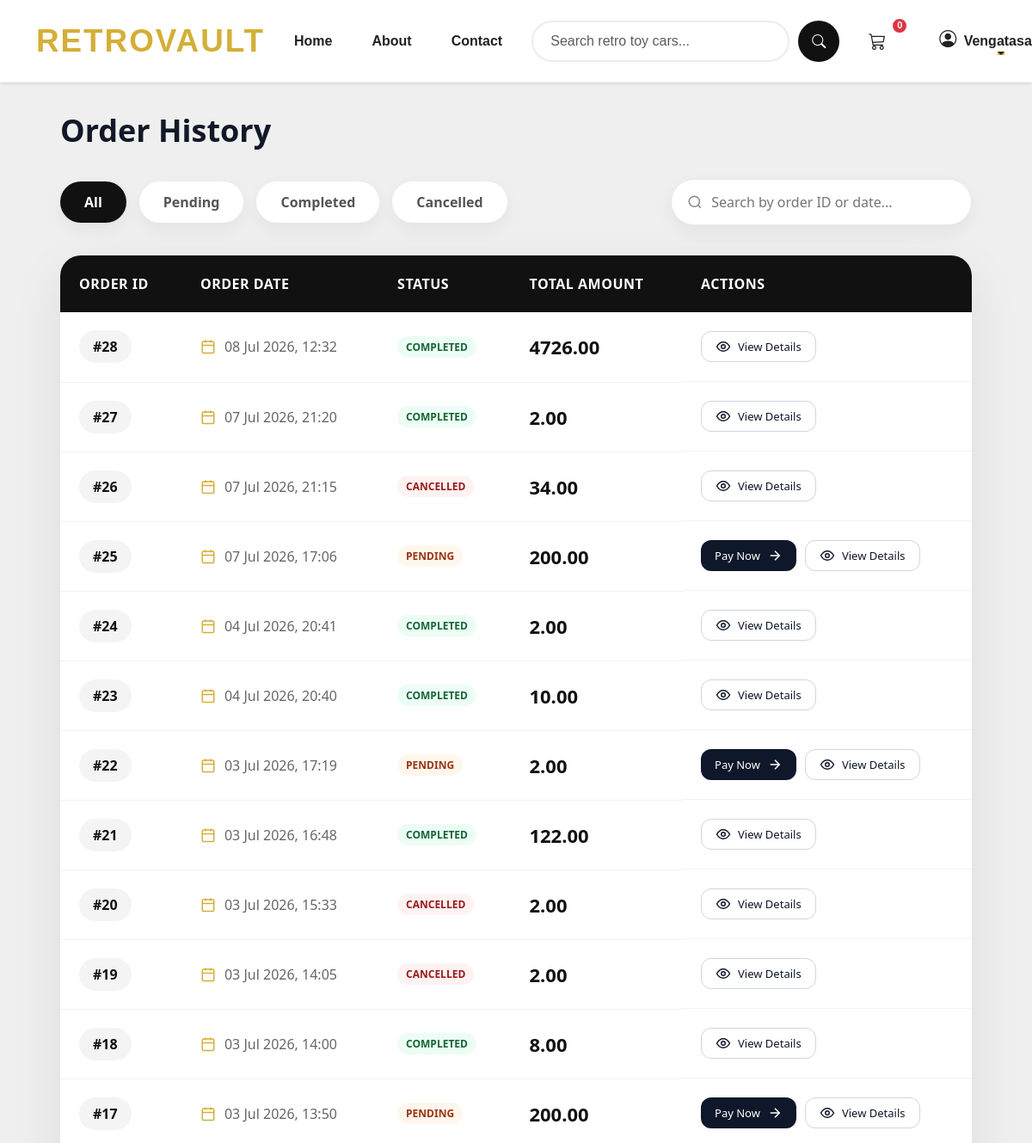
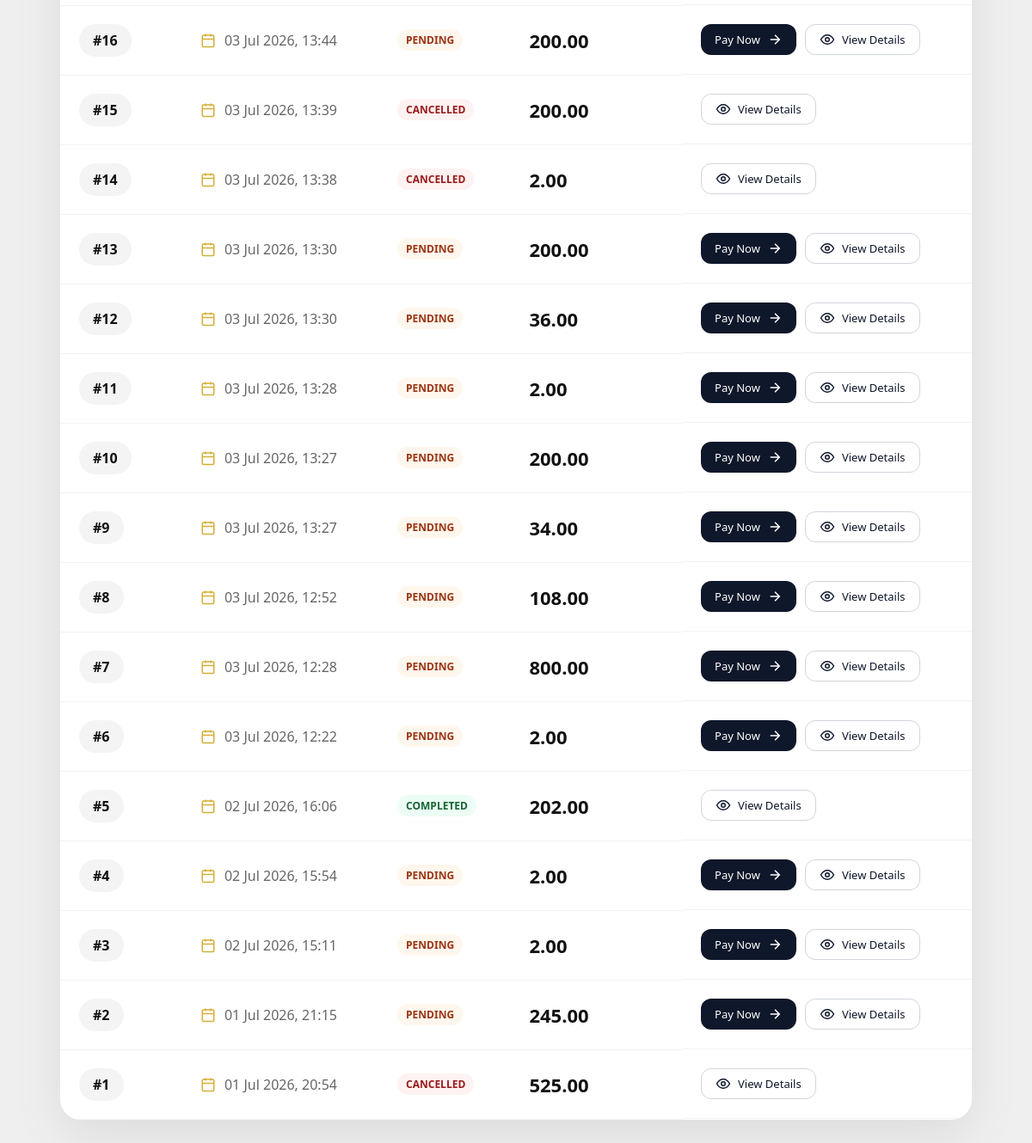
The page /orders/history/v2 (signed in) on the database its author committed (2 pictures, top to bottom).
### orders/models.py (models this page shows, shortened)
class Order(models.Model):
    user = models.ForeignKey(User, on_delete=models.CASCADE)
    order_date = models.DateTimeField(auto_now_add=True)
    total_amount = models.DecimalField(max_digits=10, decimal_places=2)
    status = models.CharField(max_length=20, choices=[('PENDING','Pending'),('COMPLETED','Completed')])
    razorpay_order_id = models.CharField(max_length=255)
    address = models.ForeignKey(Address, on_delete=models.CASCADE, null=True, blank=True, related_name="orders")

### orders/views.py (the view)
# urls.py: path('orders/history/v2', views.order_history_2, name='order_history_2'),
@login_required
def order_history_2(request):
    orders = Order.objects.filter(user=request.user).prefetch_related('order_details').order_by('-order_date')
    return render(request, 'orders/order_history_2.html', {'orders': orders})

### templates/orders/order_history_2.html (shortened to what this page needs)
{% extends 'base/base.html' %}
{% load static %}
{% block content %}
<div class="order-history">
    <div class="order-history__header">
        <h1 class="order-history__title">Order History</h1>
    </div>
    {% if orders %}
    <div class="order-history__filters">
        <div class="order-filter">
            <button class="filter-btn active">All</button>
            <button class="filter-btn">Pending</button>
            <button class="filter-btn">Completed</button>
            <button class="filter-btn">Cancelled</button>
        </div>
        <div class="order-search">
            <svg viewBox="0 0 24 24" fill="none" stroke="currentColor" stroke-width="2">
                <circle cx="11" cy="11" r="8"/>
                <path d="M21 21l-4.35-4.35"/>
            </svg>
            <input type="text" placeholder="Search by order ID or date..." id="searchInput">
        </div>
    </div>
    <div class="order-history__table-wrapper">
        <table class="order-history__table">
            <thead>
                <tr>
                    <th>Order ID</th>
                    <th>Order Date</th>
                    <th>Status</th>
                    <th>Total Amount</th>
                    <th>Actions</th>
                </tr>
            </thead>
            <tbody>
                {% for order in orders %}
                <tr>
                    <td><span class="order-id">#{{ order.id }}</span></td>
                    <td>
                        <div class="order-date">
                            <svg viewBox="0 0 24 24" fill="none" stroke="currentColor" stroke-width="2">
                                <rect x="3" y="4" width="18" height="18" rx="2" ry="2"/>
                                <line x1="16" y1="2" x2="16" y2="6"/>
                                <line x1="8" y1="2" x2="8" y2="6"/>
                                <line x1="3" y1="10" x2="21" y2="10"/>
                            </svg>
                            {{ order.order_date|date:"d M Y, H:i" }}
                        </div>
                    </td>
                    <td>
                        <span class="order-status order-status--{{ order.status|lower }}">
                            {{ order.status }}
                        </span>
                    </td>
                    <td><span class="order-amount">{{ order.total_amount }}</span></td>
                    <td class="order-history__actions">
                        {% if order.status == 'PENDING' %}
                        <a href="{% url 'payment:create_razorpay_order' order.id %}" class="order-btn order-btn--primary">
                            <span>Pay Now</span>
                            <svg viewBox="0 0 24 24" fill="none" stroke="currentColor" stroke-width="2">
                                <path d="M5 12h14M12 5l7 7-7 7"/>
                            </svg>
                        </a>
                        {% endif %}
                        <a href="{% url 'order_detail' order.id %}" class="order-btn order-btn--secondary">
                            <svg viewBox="0 0 24 24" fill="none" stroke="currentColor" stroke-width="2">
                                <circle cx="12" cy="12" r="3"/>
                                <path d="M22 12c-2.667 4.667-6 7-10 7s-7.333-2.333-10-7c2.667-4.667 6-7 10-7s7.333 2.333 10 7z"/>
                            </svg>
                            <span>View Details</span>
                        </a>
                    </td>
                </tr>
                {% endfor %}
            </tbody>
        </table>
    </div>
    {% endif %}
</div>
{% endblock %}

### templates/base/base.html (shortened to what this page needs)
<!doctype html>
{% load static %}
<html lang="en">
<head>
    <link href="https://cdn.jsdelivr.net/npm/bootstrap@5.3.8/dist/css/bootstrap.min.css" rel="stylesheet"
>
    <link rel="stylesheet" href="https://cdn.jsdelivr.net/npm/bootstrap-icons@1.13.1/font/bootstrap-icons.min.css">
    <link rel="stylesheet" href="{% static 'css/styles.css' %}">
</head>
<body>
    {% block header %}
    {% include 'base/includes/header.html' %}
    {% endblock  %}
    <main id="page-content">
        {% block content %}{% endblock %}
    </main>
</body>
</html>

### templates/base/includes/header.html (shortened to what this page needs)
{% load static %}
<header>
<nav id="main-navbar" class="navbar navbar-expand-lg bg-white fixed-top shadow-sm">
    <div class="container">
        <a class="navbar-brand" href="{% url 'home_page' %}">
            RETROVAULT
        </a>
        <div class="collapse navbar-collapse"
             id="navbarContent">
            <ul class="navbar-nav mx-auto">
                <li class="nav-item">
                    <a class="nav-link {% if request.resolver_match.url_name == 'home_page' %}active{% endif %}"
                       href="{% url 'home_page' %}">
                        Home
                    </a>
                </li>
                <li class="nav-item">
                    <a class="nav-link {% if request.resolver_match.url_name == 'about_page' %}active{% endif %}"
                       href="{% url 'about_page' %}">
                        About
                    </a>
                </li>
                <li class="nav-item">
                    <a class="nav-link {% if request.resolver_match.url_name == 'contact_page' %}active{% endif %}"
                       href="{% url 'contact_page' %}">
                        Contact
                    </a>
                </li>
            </ul>
            <form class="d-flex search-form mx-lg-3"
                  action="{% url 'search_products' %}"
                  method="get">
                <input class="form-control"
                       type="search"
                       name="query_text"
                       placeholder="Search retro toy cars...">
                <button class="btn btn-search"
                        type="submit">
                    <i class="bi bi-search"></i>
                </button>
            </form>
            <ul class="navbar-nav align-items-center">
                {% if not user.is_staff %}
                <li class="nav-item me-3">
                    <a class="nav-link position-relative"
                       href="{% url 'view_cart' %}">
                        <i class="bi bi-cart3"></i>
                        {% if user.is_authenticated %}
                        <span class="cart-badge"
                              id="cart-count"
                              data-count-url="{% url 'cart_count' %}">
                            0
                        </span>
                        {% endif %}
                    </a>
                </li>
                {% endif %}
                <li class="nav-item dropdown">
                    <a class="nav-link dropdown-toggle"
                       href="#"
                       id="userDropdown"
                       role="button"
                       data-bs-toggle="dropdown"
                       aria-expanded="false">
                        <i class="bi bi-person-circle me-1"></i>
                        {% if user.is_authenticated %}
                            {{ user.username|title }}
                        {% else %}
                            Account
                        {% endif %}
                    </a>
                </li>
            </ul>
        </div>
    </div>
</nav>
</header>

### static/css/styles.css (style rules this page uses)
* { margin: 0; padding: 0; box-sizing: border-box; }
body { padding: 89px 0 0 0; font-family: 'Inter', sans-serif; background-color: #efefef; }
.order-history__title { font-size: 36px; font-weight: 700; color: #111827; margin-bottom: 28px; }
.order-btn { padding: 8px 16px; border-radius: 12px; font-size: 13px; font-weight: 500; text-decoration: none; transition: all 0.2s ease; }
.order-btn--primary { background-color: #0f172a; color: #ffffff; }
.order-btn--secondary { border: 1px solid #d1d5db; color: #0f172a; }
.order-status { padding: 4px 10px; border-radius: 999px; font-size: 12px; font-weight: 600; }
.order-status--pending { background-color: #fff7ed; color: #9a3412; }
.order-status--completed { background-color: #ecfdf5; color: #166534; }
.order-status--cancelled { background-color: #fef2f2; color: #991b1b; }

### templates/orders/order_history_2.html (style rules this page uses)
body { background:#f5f6f8; font-family:"Poppins",sans-serif; }
.order-history { max-width:1400px; margin:50px auto; padding:35px; }
.order-history__header { margin-bottom:35px; }
.order-history__title { font-size:48px; font-weight:700; color:#111; }
.order-history__filters { display:flex; justify-content:space-between; align-items:center; margin-bottom:35px; gap:20px; flex-wrap:wrap; }
.order-filter { display:flex; gap:15px; flex-wrap:wrap; }
.filter-btn { padding:12px 28px; border:none; border-radius:50px; background:#fff; color:#555; font-weight:600; cursor:pointer; transition:.3s; box-shadow:0 8px 20px rgba(0,0,0,.05); }
.filter-btn.active { background:#111; color:#fff; }
.order-search { width:350px; background:#fff; border-radius:50px; border:1px solid #e8e8e8; display:flex; align-items:center; padding:0 18px; box-shadow:0 8px 20px rgba(0,0,0,.05); }
.order-search svg { width:20px; height:20px; color:#888; margin-right:10px; }
.order-search input { width:100%; height:52px; border:none; outline:none; background:none; }
.order-history__table-wrapper { background:#fff; border-radius:24px; overflow:hidden; box-shadow:0 20px 60px rgba(0,0,0,.08); }
.order-history__table { width:100%; border-collapse:collapse; }
.order-history__table thead { background:#111; }
.order-history__table th { padding:22px; color:#fff; font-size:16px; font-weight:600; text-transform:uppercase; letter-spacing:.5px; }
.order-history__table td { padding:22px; border-bottom:1px solid #f2f2f2; vertical-align:middle; }
.order-history__table tbody tr { transition:.3s; }
.order-id { background:#f4f4f4; border-radius:30px; padding:8px 16px; font-weight:700; color:#111; }
.order-date { display:flex; align-items:center; gap:10px; color:#666; }
.order-date svg { width:18px; height:18px; color:#D4AF37; }
.order-status { padding:8px 18px; border-radius:30px; font-size:13px; font-weight:700; text-transform:uppercase; }
.order-status--completed { background:#e8f8ed; color:#198754; }
.order-status--pending { background:#fff7dd; color:#d18d00; }
.order-status--cancelled { background:#fdecec; color:#dc3545; }
.order-amount { font-size:22px; font-weight:700; color:#111; }
.order-history__actions { display:flex; gap:10px; flex-wrap:wrap; }
.order-btn { display:flex; align-items:center; gap:8px; text-decoration:none; padding:11px 18px; border-radius:12px; font-weight:600; transition:.3s; }
.order-btn svg { width:18px; height:18px; }
.order-btn--primary { background:#111; color:#fff; }
.order-btn--secondary { background:#fff; color:#111; border:2px solid #e5e5e5; }

### rows shown on the page
Order: id "28", order_date "08 Jul 2026, 12:32", status "COMPLETED", total_amount "4726.00"
Order: id "27", order_date "07 Jul 2026, 21:20", status "COMPLETED", total_amount "2.00"
Order: id "26", order_date "07 Jul 2026, 21:15", status "CANCELLED", total_amount "34.00"
Order: id "25", order_date "07 Jul 2026, 17:06", status "PENDING", total_amount "200.00", shows "Pay Now"
Order: id "24", order_date "04 Jul 2026, 20:41", status "COMPLETED", total_amount "2.00"
Order: id "23", order_date "04 Jul 2026, 20:40", status "COMPLETED", total_amount "10.00"
Order: id "22", order_date "03 Jul 2026, 17:19", status "PENDING", total_amount "2.00", shows "Pay Now"
Order: id "21", order_date "03 Jul 2026, 16:48", status "COMPLETED", total_amount "122.00"
Order: id "20", order_date "03 Jul 2026, 15:33", status "CANCELLED", total_amount "2.00"
Order: id "19", order_date "03 Jul 2026, 14:05", status "CANCELLED", total_amount "2.00"
Order: id "18", order_date "03 Jul 2026, 14:00", status "COMPLETED", total_amount "8.00"
Order: id "17", order_date "03 Jul 2026, 13:50", status "PENDING", total_amount "200.00", shows "Pay Now"
Order: id "16", order_date "03 Jul 2026, 13:44", status "PENDING", total_amount "200.00", shows "Pay Now"
Order: id "15", order_date "03 Jul 2026, 13:39", status "CANCELLED", total_amount "200.00"
Order: id "14", order_date "03 Jul 2026, 13:38", status "CANCELLED", total_amount "2.00"
Order: id "13", order_date "03 Jul 2026, 13:30", status "PENDING", total_amount "200.00", shows "Pay Now"
Order: id "12", order_date "03 Jul 2026, 13:30", status "PENDING", total_amount "36.00", shows "Pay Now"
Order: id "11", order_date "03 Jul 2026, 13:28", status "PENDING", total_amount "2.00", shows "Pay Now"
Order: id "10", order_date "03 Jul 2026, 13:27", status "PENDING", total_amount "200.00", shows "Pay Now"
Order: id "9", order_date "03 Jul 2026, 13:27", status "PENDING", total_amount "34.00", shows "Pay Now"
Order: id "8", order_date "03 Jul 2026, 12:52", status "PENDING", total_amount "108.00", shows "Pay Now"
Order: id "7", order_date "03 Jul 2026, 12:28", status "PENDING", total_amount "800.00", shows "Pay Now"
Order: id "6", order_date "03 Jul 2026, 12:22", status "PENDING", total_amount "2.00", shows "Pay Now"
Order: id "5", order_date "02 Jul 2026, 16:06", status "COMPLETED", total_amount "202.00"
Order: id "4", order_date "02 Jul 2026, 15:54", status "PENDING", total_amount "2.00", shows "Pay Now"
Order: id "3", order_date "02 Jul 2026, 15:11", status "PENDING", total_amount "2.00", shows "Pay Now"
Order: id "2", order_date "01 Jul 2026, 21:15", status "PENDING", total_amount "245.00", shows "Pay Now"
Order: id "1", order_date "01 Jul 2026, 20:54", status "CANCELLED", total_amount "525.00"
